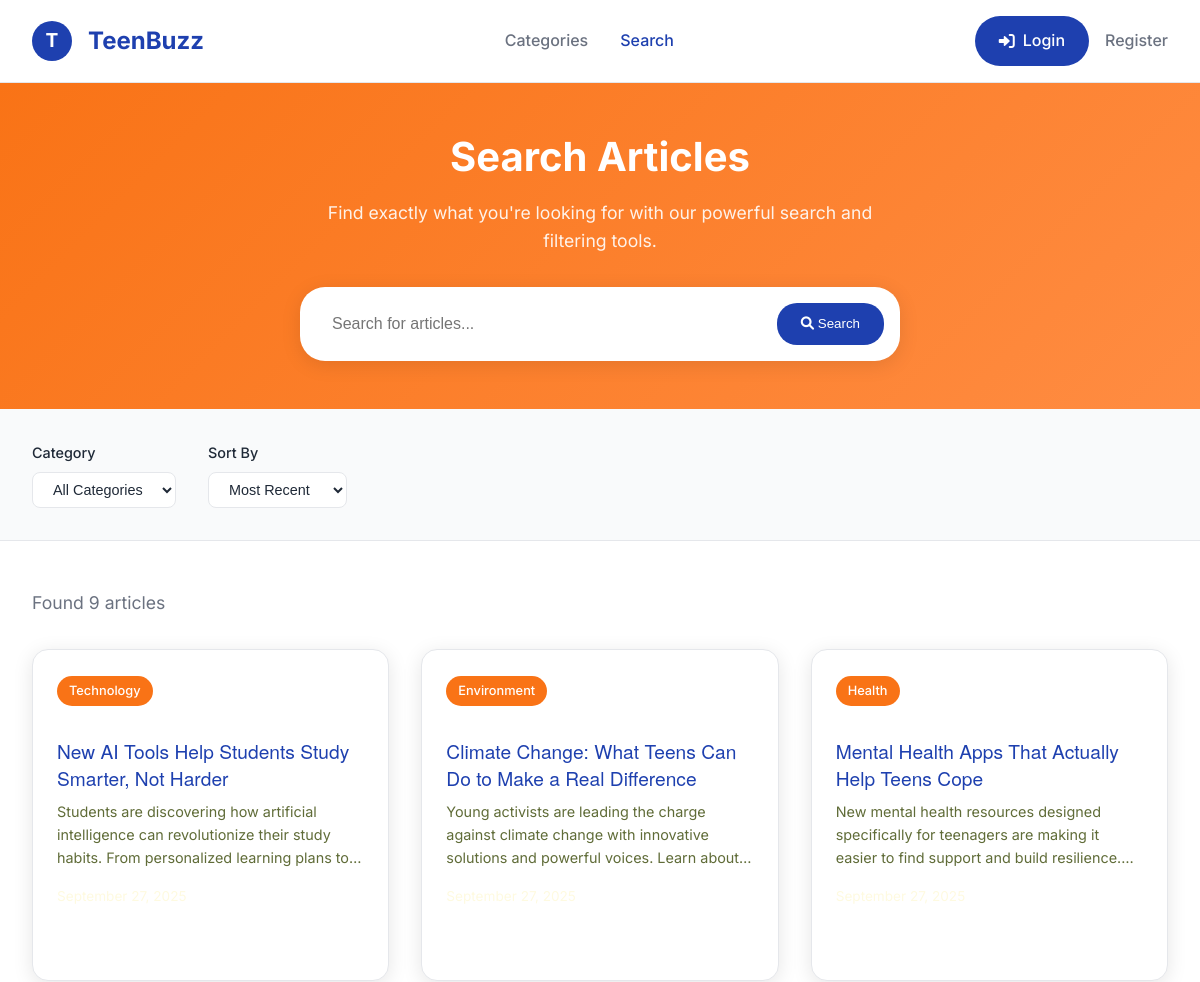
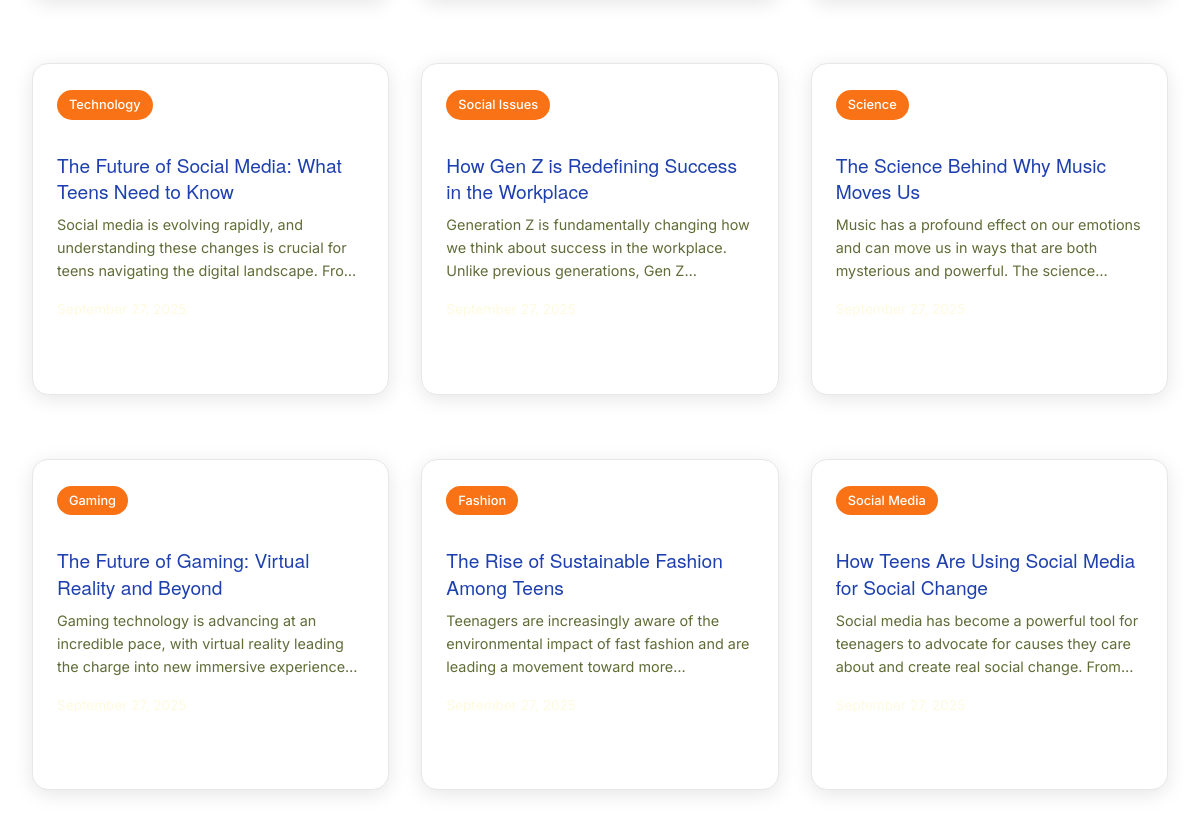
The page /search on the database as committed earlier (2 pictures, top to bottom).
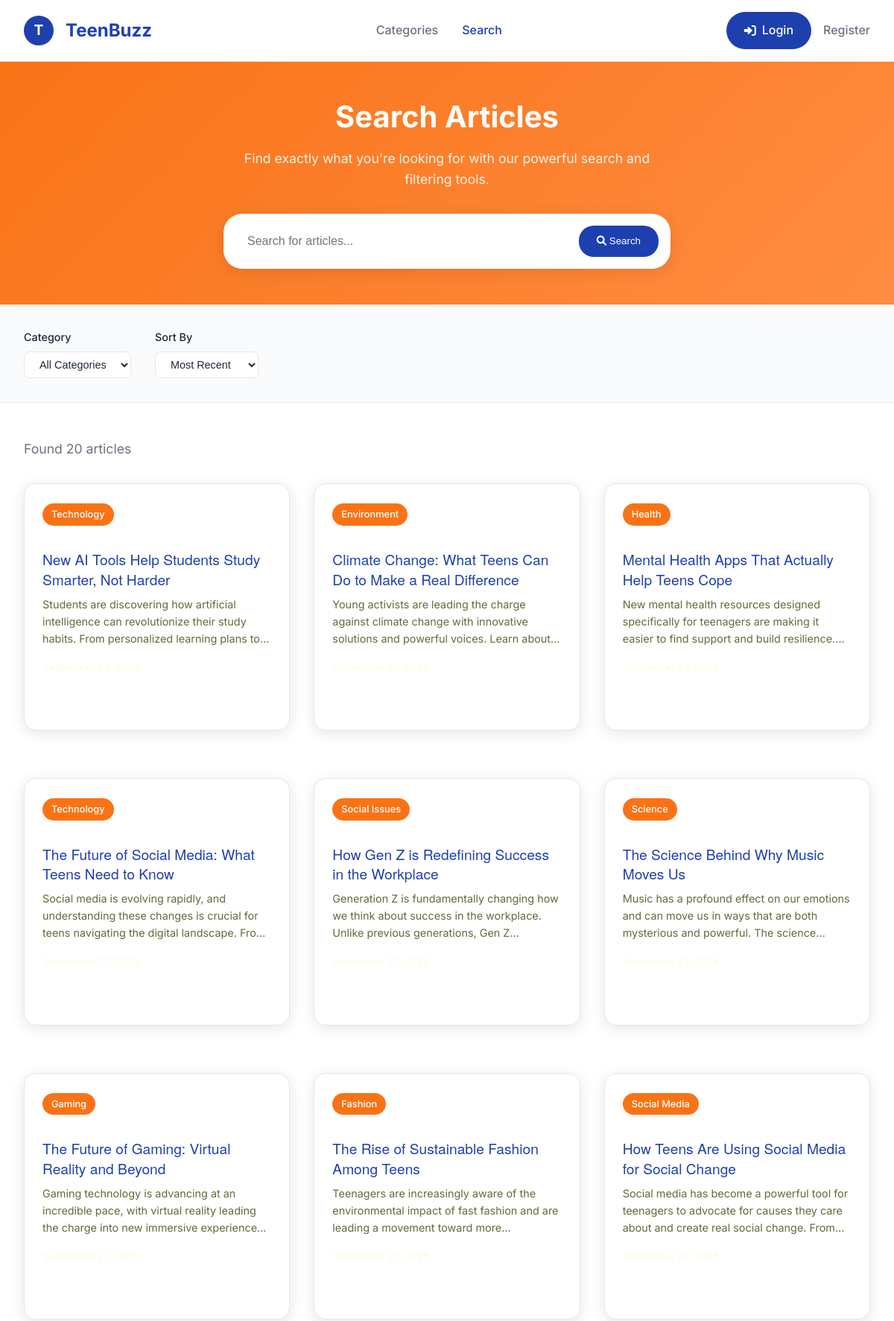
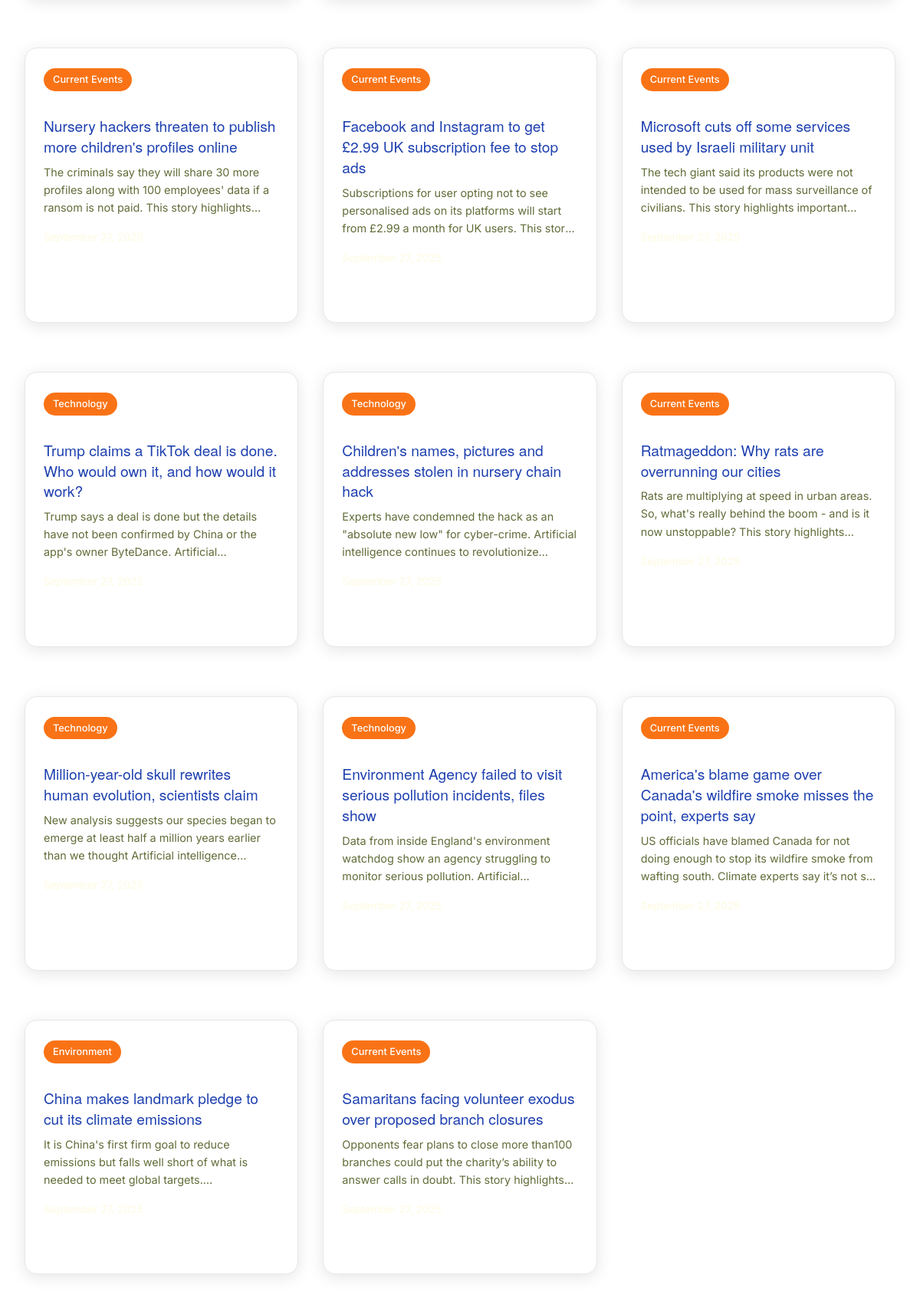
The same page on the database as committed later (2 pictures, top to bottom).
### tables this page shows
CREATE TABLE articles (
            id INTEGER PRIMARY KEY AUTOINCREMENT,
            headline TEXT NOT NULL,
            content TEXT NOT NULL,
            category TEXT NOT NULL,
            source TEXT,
            url TEXT,
            created_at TIMESTAMP DEFAULT CURRENT_TIMESTAMP,
            updated_at TIMESTAMP DEFAULT CURRENT_TIMESTAMP,
            drawn_by_user_id TEXT,
            publish_date DATE,
            tags TEXT,
            FOREIGN KEY (drawn_by_user_id) REFERENCES users(id)
        );

### app_with_auth.py (the view, shortened to what this page needs)
@app.route('/search')
def search_articles():
    query = request.args.get('q', '')
    category = request.args.get('category', '')
    try:
        articles = get_articles_from_db(limit=20)
        print(f"DEBUG: Found {len(articles)} articles from database")
        if category:
            articles = [a for a in articles if a.get('category') == category]
        return render_template('search.html',
                             articles=articles,
                             query=query,
                             category=category,
                             total_results=len(articles),
                             format_date=format_date)
    except Exception as e:
        print(f"Error in search route: {e}")
        return render_template('search.html', articles=[], query=query, category=category, format_date=format_date)

### app_with_auth.py (called while the page is built)
def format_date(date_string):
    try:
        if isinstance(date_string, str):
            date_obj = datetime.fromisoformat(date_string.replace('Z', '+00:00'))
        else:
            date_obj = date_string
        return date_obj.strftime('%B %d, %Y')
    except:
        return 'Recent'

def get_articles_from_db(limit=20):
    try:
        db = get_database()
        if not db:
            return []
        articles = db.select('articles', limit=limit)
        return articles
    except Exception as e:
        print(f"Error fetching articles: {e}")
        return []

@app.context_processor
def inject_user():
    return {
        'current_user': get_current_user(),
        'is_authenticated': is_authenticated(),
        'is_admin': is_admin()
    }

### auth_system_enhanced.py (called while the page is built, shortened)
def get_current_user():
    return auth_manager.get_current_user()

def is_authenticated():
    return auth_manager.is_authenticated()

def is_admin():
    return auth_manager.is_admin()

    def get_current_user(self):
        if not session.get('is_authenticated'):
            return None

    def is_authenticated(self):
        return session.get('is_authenticated', False)

    def is_admin(self):
        return session.get('is_admin', False)

### database_manager.py (called while the page is built, shortened)
def get_database():
    toggle = DatabaseToggle()
    return toggle.get_database()

    def connect(self):
        self.conn = sqlite3.connect(self.db_path)
        self.conn.row_factory = sqlite3.Row  # Enable column access by name
        return self

    def execute_query(self, query: str, params: tuple = ()) -> List[Dict[str, Any]]:
        if not self.conn:
            self.connect()
        cursor = self.conn.cursor()
        cursor.execute(query, params)
        columns = [description[0] for description in cursor.description] if cursor.description else []
        results = [dict(zip(columns, row)) for row in cursor.fetchall()]
        self.conn.commit()
        return results

    def select(self, table: str, columns: str = '*', where: str = '', params: tuple = (), limit: int = None) -> List[Dict[str, Any]]:
        query = f"SELECT {columns} FROM {table}"
        if where:
            query += f" WHERE {where}"
        if limit:
            query += f" LIMIT {limit}"
        return self.execute_query(query, params)

    def load_config(self):
        if os.path.exists(self.config_file):
            with open(self.config_file, 'r') as f:
                self.config = json.load(f)

### templates/search.html (shortened to what this page needs)
{% extends "base.html" %}
{% block content %}
    <section class="search-hero">
        <div class="container">
            <h1>Search Articles</h1>
            <p>Find exactly what you're looking for with our powerful search and filtering tools.</p>
            <form action="{{ url_for('search_articles') }}" method="GET" class="search-form">
                <input type="text" name="q" placeholder="Search for articles..." value="{{ query or '' }}">
                <button type="submit">
                    <i class="fas fa-search"></i>
                    Search
                </button>
            </form>
        </div>
    </section>
    <section class="filters-section">
        <div class="filters-container">
            <div class="filter-group">
                <label class="filter-label">Category</label>
                <select class="filter-select" onchange="filterByCategory(this.value)">
                    <option value="">All Categories</option>
                </select>
            </div>
            <div class="filter-group">
                <label class="filter-label">Sort By</label>
                <select class="filter-select" onchange="sortResults(this.value)">
                    <option value="recent">Most Recent</option>
                </select>
            </div>
        </div>
    </section>
    <section class="results-section">
        <div class="results-header">
            <div class="results-count">
                {% if articles %}
                    Found {{ total_results or articles|length }} article{{ 's' if (total_results or articles|length) != 1 else '' }}
                {% else %}
                    No articles found
                {% endif %}
            </div>
        </div>
        {% if articles %}
            <div class="articles-grid">
                {% for article in articles %}
                <article class="article-card">
                    <div class="article-content">
                        <span class="article-category">{{ article.category }}</span>
                        <h3 class="article-title">
                            <a href="{{ url_for('view_article', article_id=article.id) }}" class="read-more">
                                {{ article.headline }}
                            </a>
                        </h3>
                        <p class="article-excerpt">
                            {{ article.content[:150] }}{% if article.content|length > 150 %}...{% endif %}
                        </p>
                        <div class="article-meta">
                            <div class="article-date">
                            </div>
                        </div>
                    </div>
                </article>
                {% endfor %}
            </div>
        {% endif %}
    </section>
{% endblock %}

### templates/base.html (shortened to what this page needs)
<!DOCTYPE html>
<html lang="en">
<head>
    <link rel="stylesheet" href="{{ url_for('static', filename='css/style.css') }}">
    <link rel="stylesheet" href="https://cdnjs.cloudflare.com/ajax/libs/font-awesome/6.0.0/css/all.min.css">
</head>
<body>
    <header class="header">
        <nav class="nav">
            <a href="{{ url_for('home') }}" class="logo">
                <div class="logo-icon">T</div>
                <span class="logo-text">TeenBuzz</span>
            </a>
            <div class="nav-menu">
                <a href="{{ url_for('categories') }}" class="nav-link {% if request.endpoint == 'categories' %}active{% endif %}">Categories</a>
                <a href="{{ url_for('search_articles') }}" class="nav-link {% if request.endpoint == 'search_articles' %}active{% endif %}">Search</a>
            </div>
            <div class="user-actions">
                {% if is_authenticated %}
                    <a href="{{ url_for('user_profile') }}" class="profile-btn">
                        <i class="fas fa-user"></i>
                        {{ current_user.username if current_user else 'Profile' }}
                    </a>
                    <a href="{{ url_for('logout') }}" class="nav-link">
                        <i class="fas fa-sign-out-alt"></i>
                        Logout
                    </a>
                {% else %}
                    <a href="{{ url_for('login') }}" class="login-btn">
                        <i class="fas fa-sign-in-alt"></i>
                        Login
                    </a>
                    <a href="{{ url_for('register') }}" class="nav-link">Register</a>
                {% endif %}
            </div>
        </nav>
    </header>
    <main class="main-content">
        {% block content %}{% endblock %}
    </main>
</body>
</html>

### static/css/style.css (style rules this page uses)
:root { --primary-color: #606c38; --secondary-color: #283618; --bg-primary: #fefae0; --accent-color: #dda15e; --highlight-color: #bc6c25; --text-primary: #283618; --text-secondary: #606c38; --text-light: #fefae0; --success-color: #28a745; --danger-color: #dc3545; --warning-color: #ffc107; --info-color: #17a2b8; --shadow-light: 0 2px 10px rgba(0,0,0,0.1); --shadow-medium: 0 4px 20px rgba(0,0,0,0.15); --shadow-heavy: 0 8px 30px rgba(0,0,0,0.2); --border-radius: 16px; --border-radius-small: 10px; --transition: all 0.3s ease; --primary-blue: #1e40af; --secondary-blue: #3b82f6; --accent-orange: #f97316; --text-dark: #1f2937; --text-gray: #6b7280; --bg-white: #ffffff; --bg-light: #f9fafb; --border-light: #e5e7eb; }
* { margin: 0; padding: 0; box-sizing: border-box; }
body { font-family: 'Helvetica Neue', Helvetica, Arial, sans-serif; line-height: 1.6; color: var(--text-primary); background-color: var(--bg-primary); }
.container { max-width: 1200px; margin: 0 auto; padding: 0 20px; }
h1, h2, h3, h4 { font-weight: 600; line-height: 1.3; }
h1 { font-size: 2.5rem; }
h3 { font-size: 1.5rem; }
.header { background: var(--bg-primary); border-bottom: 2px solid var(--primary-color); box-shadow: none; }
.nav { display: flex; justify-content: space-between; align-items: center; padding: 1rem 0; }
.nav-menu { display: flex; align-items: center; gap: 2rem; }
.nav-link { text-decoration: none; color: var(--text-secondary); font-weight: 500; transition: var(--transition); }
.nav-link:hover, .nav-link.active { color: var(--primary-color); }
.articles-grid { display: grid; grid-template-columns: repeat(auto-fit, minmax(300px, 1fr)); gap: 2rem; margin-bottom: 3rem; }
.article-card, .trending-card { background: var(--bg-primary); border-radius: var(--border-radius); box-shadow: var(--shadow-light); overflow: hidden; margin-bottom: 2rem; }
.article-card h3, .trending-card h3 { font-family: 'Helvetica Neue', Helvetica, Arial, sans-serif; font-size: 1.2rem; color: var(--primary-color); margin: 1rem 0 0.5rem 0; font-weight: 700; }
.article-card p, .trending-card p { display: none; }
.article-meta { display: flex; gap: 1rem; margin-bottom: 1rem; flex-wrap: wrap; }
.article-category { background: var(--primary-color); color: white; padding: 4px 12px; border-radius: 20px; font-size: 0.8rem; font-weight: 500; }
.article-date, .article-source { color: var(--text-light); font-size: 0.85rem; margin-right: 1rem; }
.article-card .article-excerpt { color: var(--text-secondary); font-size: 0.9rem; line-height: 1.6; display: -webkit-box; -webkit-line-clamp: 3; -webkit-box-orient: vertical; overflow: hidden; }
.article-content { font-size: 1.1rem; line-height: 1.7; margin-bottom: 2rem; }

Rows that differ between the two databases and show on the page:
added articles: category "Current Events", headline "Nursery hackers threaten to publish more children's profiles online", content "The criminals say they will share 30 more profiles along with 100 employees' data if a ransom is not paid. This story…"
added articles: category "Current Events", headline "Facebook and Instagram to get £2.99 UK subscription fee to stop ads", content "Subscriptions for user opting not to see personalised ads on its platforms will start from £2.99 a month for UK users. This…"
added articles: category "Current Events", headline "Microsoft cuts off some services used by Israeli military unit", content "The tech giant said its products were not intended to be used for mass surveillance of civilians. This story highlights…"
added articles: category "Technology", headline "Trump claims a TikTok deal is done. Who would own it, and how would it work?", content "Trump says a deal is done but the details have not been confirmed by China or the app's owner ByteDance.…"
added articles: category "Technology", headline "Children's names, pictures and addresses stolen in nursery chain hack", content "Experts have condemned the hack as an \"absolute new low\" for cyber-crime. Artificial intelligence continues to…"
added articles: category "Current Events", headline "Ratmageddon: Why rats are overrunning our cities", content "Rats are multiplying at speed in urban areas. So, what's really behind the boom - and is it now unstoppable? This story…"
added articles: category "Technology", headline "Million-year-old skull rewrites human evolution, scientists claim", content "New analysis suggests our species began to emerge at least half a million years earlier than we thought Artificial…"
added articles: category "Technology", headline "Environment Agency failed to visit serious pollution incidents, files show", content "Data from inside England's environment watchdog show an agency struggling to monitor serious pollution.…"
added articles: category "Current Events", headline "America's blame game over Canada's wildfire smoke misses the point, experts say", content "US officials have blamed Canada for not doing enough to stop its wildfire smoke from wafting south. Climate experts say it’s not…"
added articles: category "Environment", headline "China makes landmark pledge to cut its climate emissions", content "It is China's first firm goal to reduce emissions but falls well short of what is needed to meet global…"
added articles: category "Current Events", headline "Samaritans facing volunteer exodus over proposed branch closures", content "Opponents fear plans to close more than100 branches could put the charity’s ability to answer calls in doubt. This story…"
Other text that changed with them:
{{ total_results or articles|length }}: "9" → "20"
